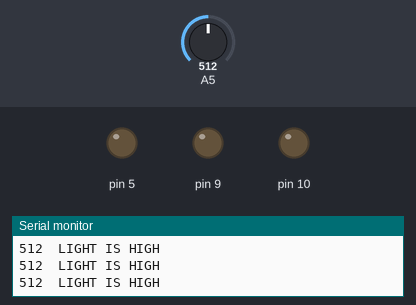
Simulated run of this sketch. Board: Arduino Leonardo, built with avr-gcc and run on an emulated ATmega32U4. Parts: output pins drawn as LEDs (lit = HIGH), the last lines printed to the serial monitor. The inputs (shaded band) are chosen by the test bench; at power-on: A5 = 512.

Above: at 1.2 s.
1.3 s: A5 set to 485
At 2.0 s:
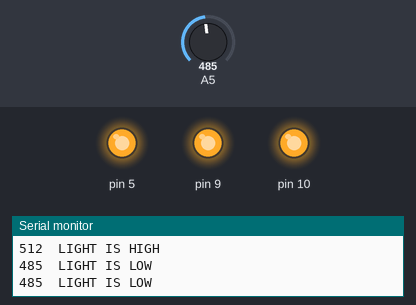
3.0 s: A5 set to 510
At 3.3 s:
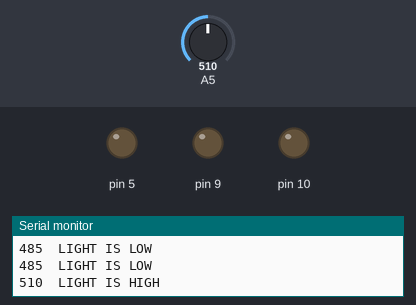
4.5 s: A5 set to 490
At 5.8 s:
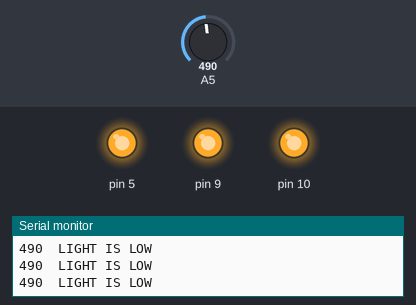
Timing chart, 0 to 7.5 s (numbered marks = the images above; inputs shaded):
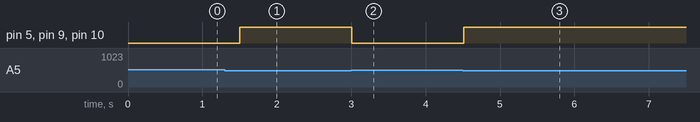

Measured:
- the behaviour switches between 500 and 499 on A5 (found by bisection; images 0 and 1)
- after the input at 1.3 s, pin 5, pin 9, pin 10: LOW → HIGH after 0.20 s
- after the input at 3.0 s, pin 5, pin 9, pin 10: HIGH → LOW at once
- after the input at 4.5 s, pin 5, pin 9, pin 10: LOW → HIGH at once

The sketch:

LightSensorLED.ino
```cpp
#include <Esplora.h>

void setup(){
  Serial.begin(9600);
}

void loop(){
  int val = Esplora.readLightSensor();
  Serial.print(val);
  Serial.print("\t");
  if (val < 500) {
    Esplora.writeRGB(255,255,255);
    Serial.println("LIGHT IS LOW");
  }
  else {
    Esplora.writeRGB(0,0,0);
    Serial.println("LIGHT IS HIGH");
  }
  delay(300);
}
```
